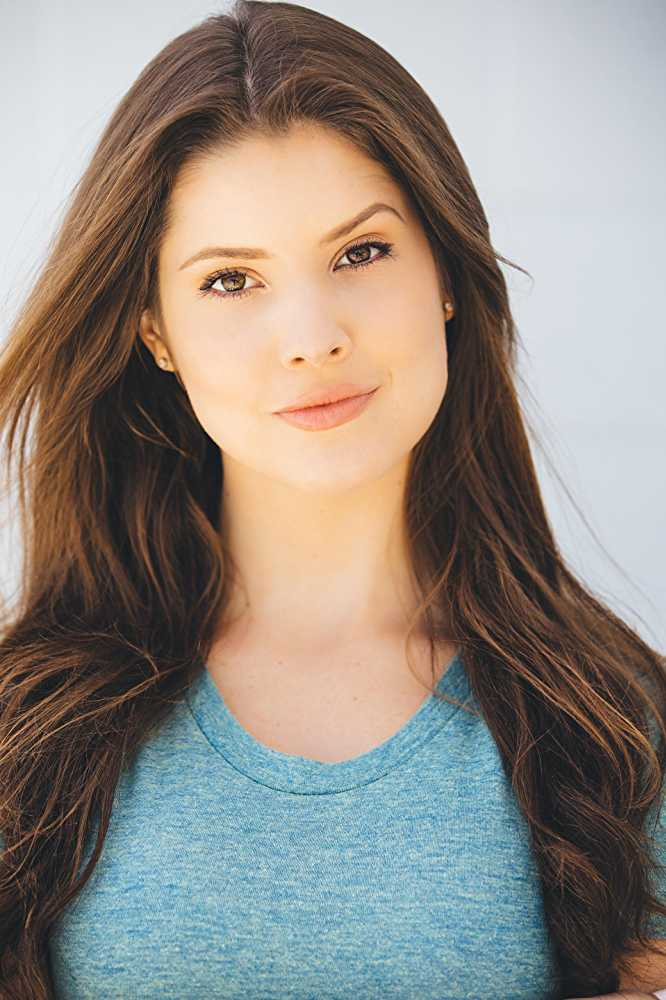
#> input picture images/input.jpg, 666 x 1000 px
$ jupyter execute test.ipynb
#> lines starting #> are read from the running program, lines starting #| are printed output that depends on the picture
[cell 1]
import cv2
print("this is done now")

[cell 2]
input = cv2.imread('./images/input.jpg')
#> input is the input picture: shape (1000, 666, 3); mean B, G, R 131.1, 138.7, 145.9
cv2.imshow('my love', input)
cv2.waitKey(0)
cv2.destroyAllWindows()

import numpy as np
print(input.shape)
#| (1000, 666, 3)

[cell 3]
print("Height of imaage ",int(input.shape[0])," pixels" )
#| Height of imaage  1000  pixels
print("width of image ", int(input.shape[1]), " pixels" )
#| width of image  666  pixels

[cell 4]
cv2.imwrite('output.png', input)
#> Out = True

[cell 5]
gray_image = cv2.cvtColor(input, cv2.COLOR_BGR2GRAY)
cv2.imshow('retro love', gray_image)
cv2.waitKey(0)
cv2.destroyAllWindows()

[cell 6]
retro_love = cv2.imread('./images/input.jpg', 0)
#> retro_love: shape (1000, 666); min 0, max 255, mean 140
cv2.imshow('retro love', retro_love)
cv2.waitKey(0)
cv2.destroyAllWindows()

[cell 7]
input = cv2.imread('./images/input.jpg')
hsv_image = cv2.cvtColor(input, cv2.COLOR_BGR2HSV)
#> hsv_image: shape (1000, 666, 3); mean H, S, V 52.5, 69.6, 158.7
cv2.imshow('HSV image', hsv_image)
cv2.imshow("Hue_Angle", hsv_image[:,:,0])
cv2.imshow("Saturation Angle", hsv_image[:,:,1])
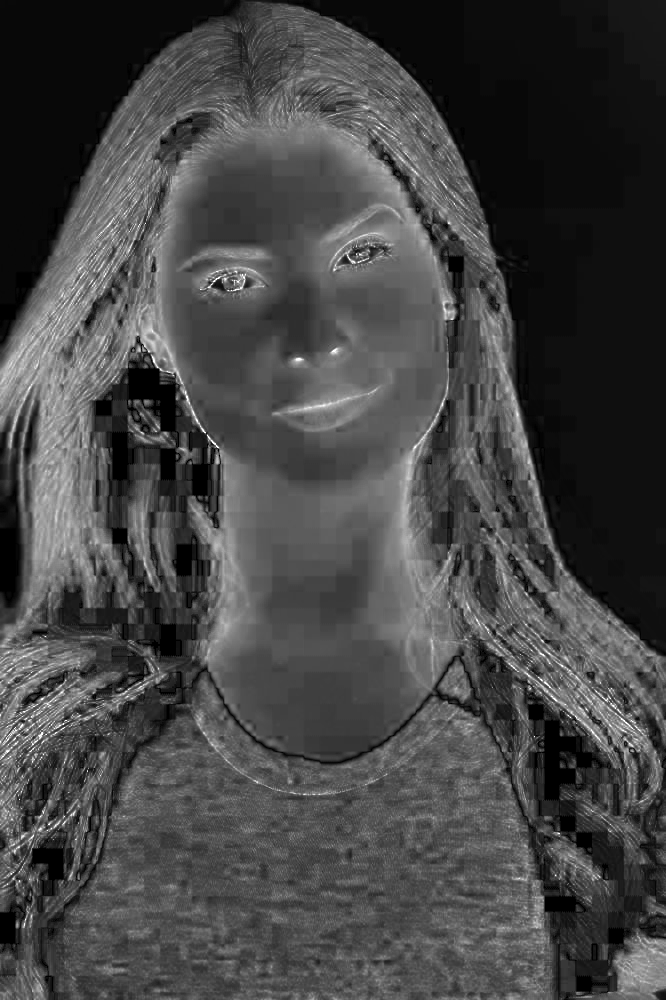
#> window 'Saturation Angle': shape (1000, 666); min 0, max 255, mean 69.6
cv2.imshow("Value angle", hsv_image[:, :, 2])
cv2.waitKey(0)
cv2.destroyAllWindows()

[cell 8]
import cv2
input = cv2.imread('./images/input.jpg')
B,G,R = cv2.split(input)
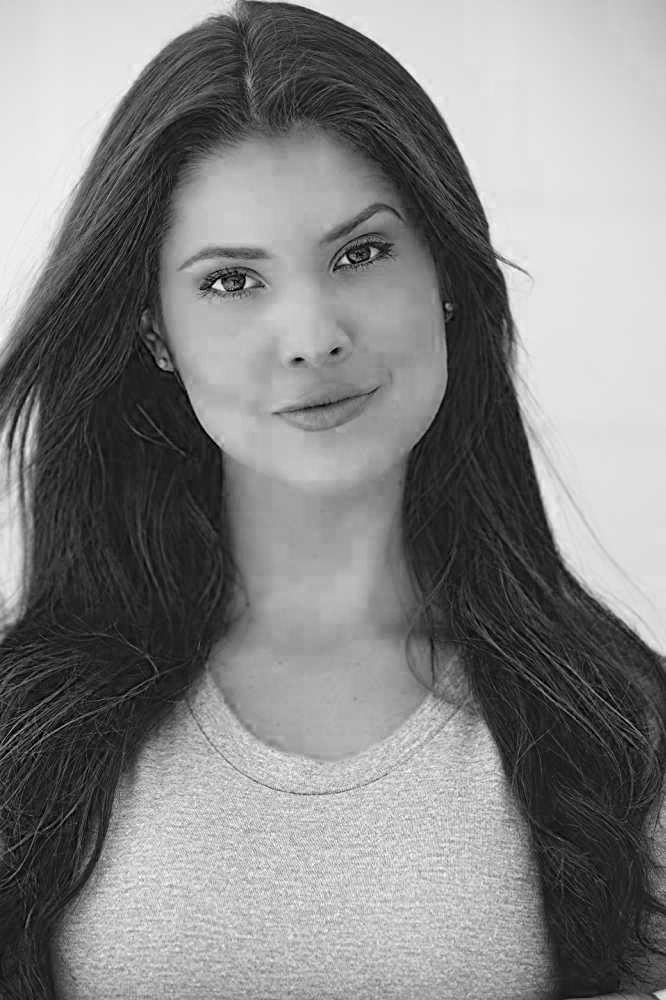
#> B: shape (1000, 666); min 0, max 255, mean 131.1
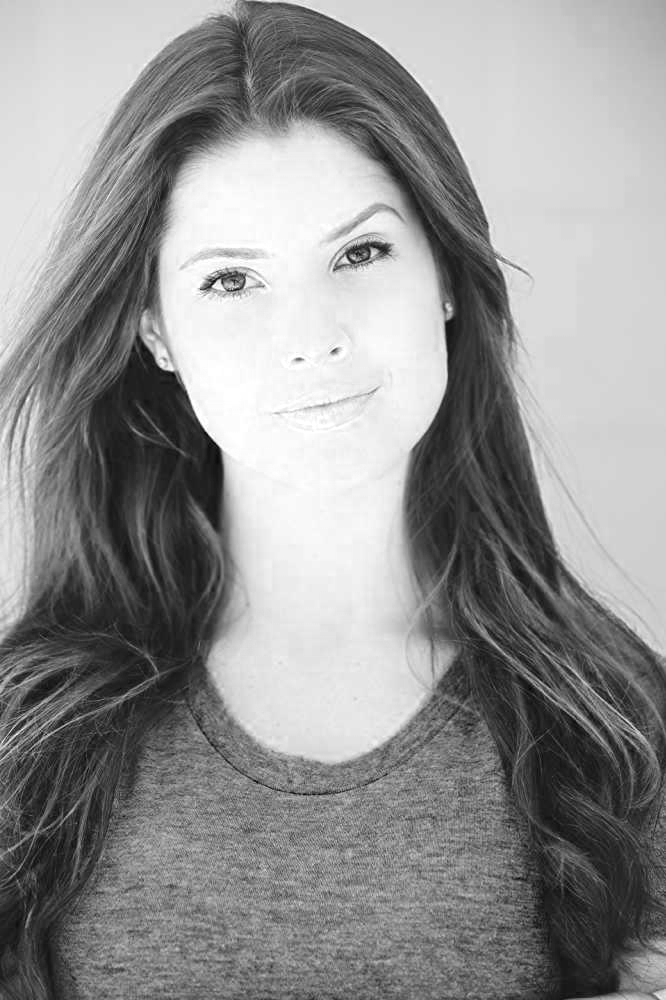
#> R: shape (1000, 666); min 1, max 255, mean 145.9
cv2.imshow("Red", R)
cv2.imshow("Blue", B)
cv2.imshow("Green", G)
cv2.waitKey(0)
merged = cv2.merge([B,G,R])
cv2.imshow("merged", merged)
cv2.waitKey(0)
cv2.imshow("blue tinted", cv2.merge([B+100, G, R]))
cv2.waitKey()
cv2.destroyAllWindows()

[cell 9]
import numpy as np

zeros = np.zeros(input.shape[:2], dtype = 'uint8')

cv2.imshow('red tinted', cv2.merge([zeros, zeros, R]))
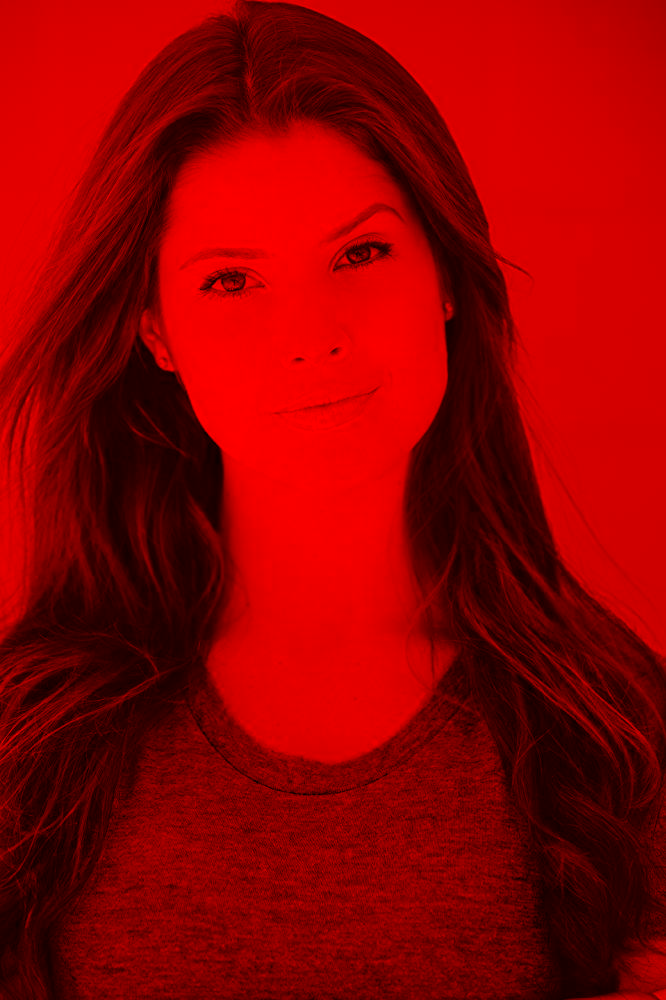
#> window 'red tinted': shape (1000, 666, 3); mean B, G, R 0, 0, 145.9
cv2.imshow('green tinted', cv2.merge([zeros, G, zeros]))
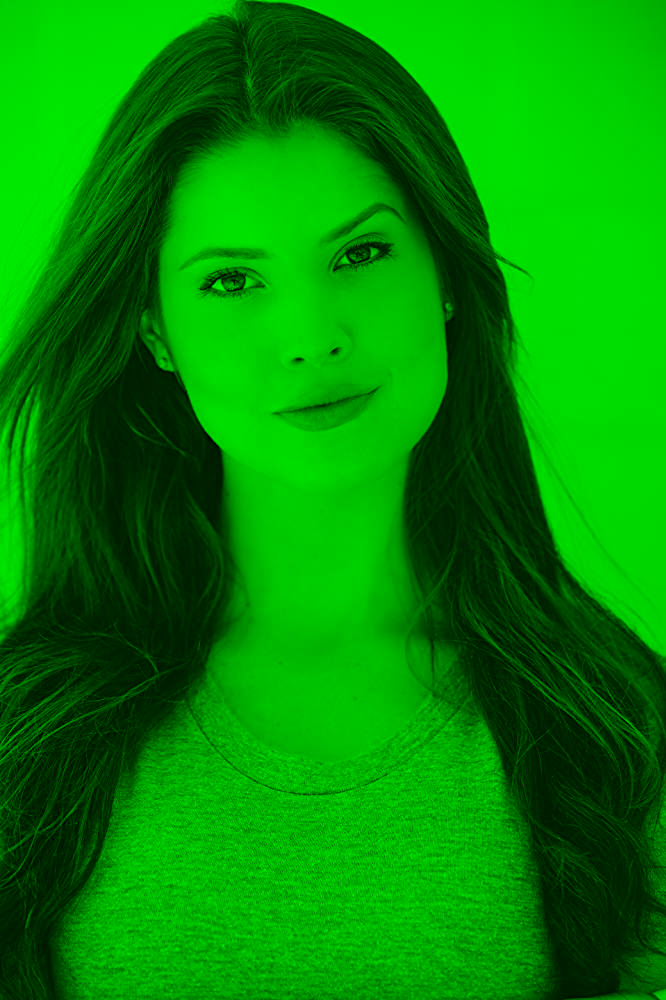
#> window 'green tinted': shape (1000, 666, 3); mean B, G, R 0, 138.7, 0
cv2.imshow('blue tinted', cv2.merge([B, zeros, zeros]))
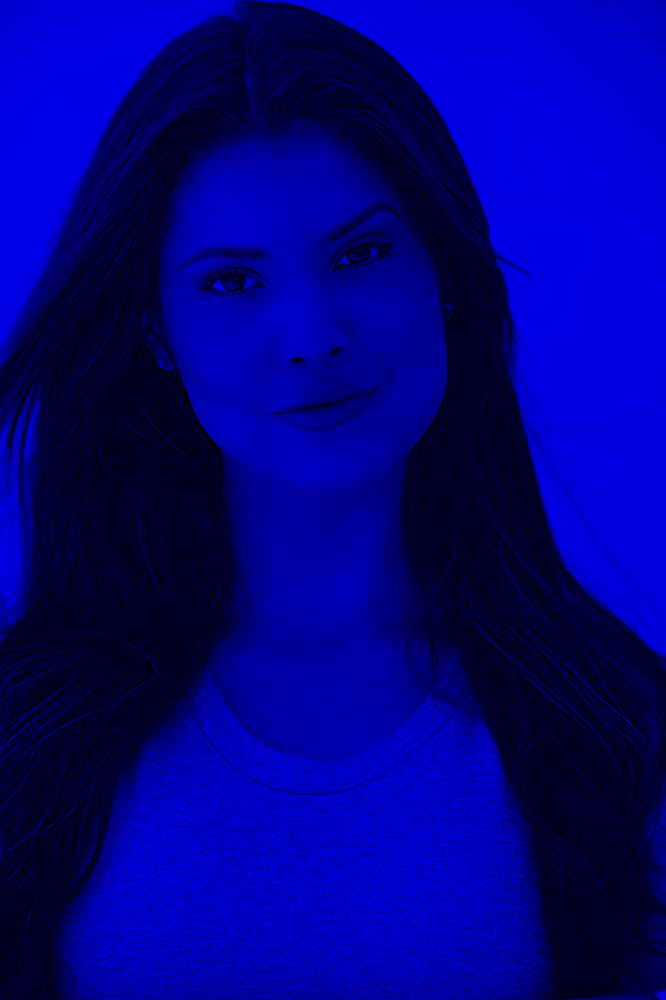
#> window 'blue tinted': shape (1000, 666, 3); mean B, G, R 131.1, 0, 0
cv2.waitKey(0)
cv2.destroyAllWindows()

[cell 10]
print(R.shape)
#| (1000, 666)

[cell 11]
import cv2
from matplotlib import pyplot as plt
image = cv2.imread('./images/input.jpg')
histogram = cv2.calcHist([image], [0], None, [256], [0, 256])
#> histogram = 256 values, max 15622 at index 227, min 4 at index 254, mean 2601.6
plt.hist(image.ravel(), 256, [0,256])
plt.show()
#> figure, not shown here; tallest bar 37735 high, from x = 219 to 220

color = ('b','g','r')

for i,col in enumerate(color):
    histogram2 = cv2.calcHist([image], [i], None, [256], [0,256])
    plt.plot(histogram2, color = col)
    plt.xlim([0,256])
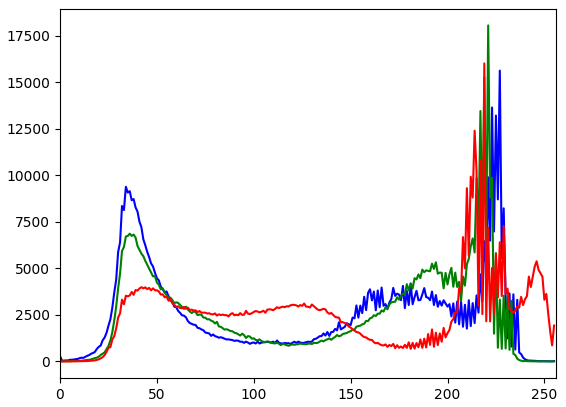
#> figure drawn by matplotlib, 1 panel; curve peaks at x = 227, y = 15622; curve peaks at x = 221, y = 18053; curve peaks at x = 219, y = 16012

[cell 12]
import numpy as np
import cv2
image = np.zeros((512, 512, 3), np.uint8)


#line
cv2.line(image, (0,0), (511,511), (255,127,0), 5)
cv2.imshow('line', image)
cv2.waitKey(0)
cv2.destroyAllWindows()

[cell 13]
#rectangle
image = np.zeros((512,512,3), np.uint8)
cv2.rectangle(image, (100,100), (300,250), (127,50,127), -1)
cv2.imshow('rectangle', image)
cv2.waitKey(0)
cv2.destroyAllWindows()

[cell 14]
#circle
image = np.zeros((512, 512, 3), np.uint8)
cv2.circle(image, (350,350), 100, (15,75,50), -1)
cv2.imshow('gola', image)
cv2.waitKey()
cv2.destroyAllWindows()

[cell 15]
#polygons
image = np.zeros((512, 512, 3), np.uint8)
pts  = np.array([[10,50], [400,50], [90,200], [50,100]], np.int32)
pts = pts.reshape((-1, 1, 2))
cv2.polylines(image, [pts], True, (0, 0, 255), 3)
cv2.imshow('polygon', image)
cv2.waitKey()
cv2.destroyAllWindows()

[cell 16]
#putting some text
image = np.zeros((512, 512,3), np.uint8)

cv2.putText(image, 'Hello World',(75,290), cv2.FONT_HERSHEY_COMPLEX, 2, (100,170,0), 3)

cv2.imshow('text on image', image)
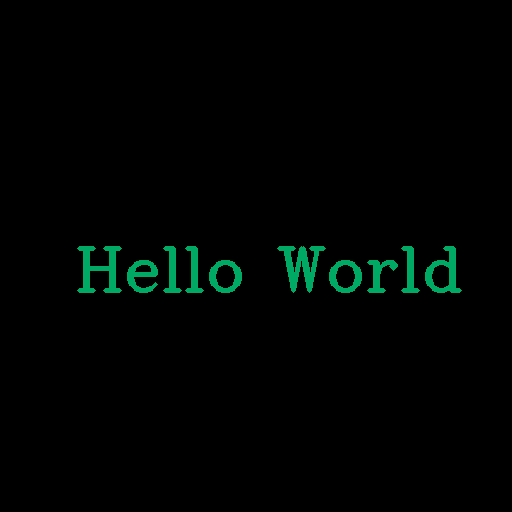
#> window 'text on image': shape (512, 512, 3); mean B, G, R 2.2, 3.8, 0

cv2.waitKey()

cv2.destroyAllWindows()
